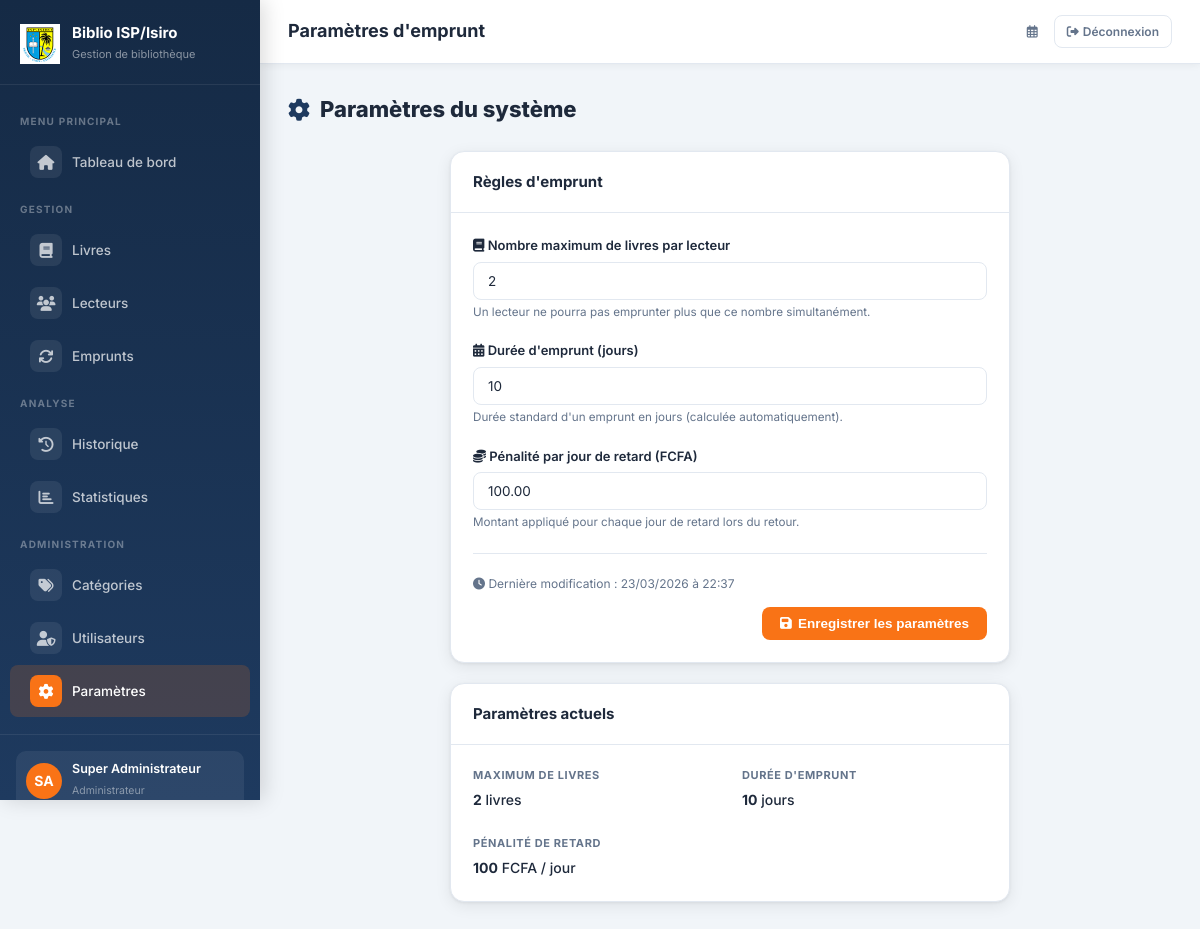
Screenshot of /parametres/ (signed in) with the database file from the repository.
### bibliotheque/models.py (models this page shows, shortened)
class Utilisateur(AbstractUser):
    ROLE_CHOICES = [
        ('admin', 'Administrateur'),
        ('gestionnaire', 'Gestionnaire'),
    ]
    role = models.CharField(max_length=20, choices=ROLE_CHOICES, default='gestionnaire')
    telephone = models.CharField(max_length=20, blank=True)
    def est_admin(self):
        return self.role == 'admin'
    class Meta:
        verbose_name = 'Utilisateur'
        verbose_name_plural = 'Utilisateurs'

class ParametreEmprunt(models.Model):
    nb_max_livres = models.PositiveIntegerField(default=3, help_text="Nombre maximum de livres par lecteur")
    duree_emprunt_jours = models.PositiveIntegerField(default=14, help_text="Durée d'emprunt en jours")
    penalite_par_jour = models.DecimalField(max_digits=8, decimal_places=2, default=100, help_text="Pénalité par jour de retard (FCFA)")
    mise_a_jour = models.DateTimeField(auto_now=True)
    class Meta:
        verbose_name = 'Paramètre d\'emprunt'
        verbose_name_plural = 'Paramètres d\'emprunt'

### bibliotheque/views.py (the view)
# urls.py: path('parametres/', views.parametres, name='parametres'),
@admin_required
def parametres(request):
    params, _ = ParametreEmprunt.objects.get_or_create(pk=1)
    form = ParametreForm(request.POST or None, instance=params)
    if request.method == 'POST' and form.is_valid():
        form.save()
        messages.success(request, "Paramètres enregistrés.")
        return redirect('bibliotheque:parametres')
    return render(request, 'bibliotheque/parametres.html', {'form': form, 'params': params})

### bibliotheque/forms.py
class ParametreForm(forms.ModelForm):
    class Meta:
        model = ParametreEmprunt
        fields = ['nb_max_livres', 'duree_emprunt_jours', 'penalite_par_jour']
        widgets = {
            'nb_max_livres': forms.NumberInput(attrs={'class': 'form-control', 'min': 1}),
            'duree_emprunt_jours': forms.NumberInput(attrs={'class': 'form-control', 'min': 1}),
            'penalite_par_jour': forms.NumberInput(attrs={'class': 'form-control', 'min': 0, 'step': '0.01'}),
        }

### bibliotheque/templates/bibliotheque/parametres.html (shortened to what this page needs)
{% extends 'bibliotheque/base.html' %}
{% block page_title %}Paramètres d'emprunt{% endblock %}
{% block content %}
<div class="page-header">
  <h1><i class="fas fa-cog" style="color:var(--primary)"></i> Paramètres du système</h1>
</div>
<div class="card" style="max-width:560px;margin:0 auto;">
  <div class="card-header">
    <span class="card-title">Règles d'emprunt</span>
  </div>
  <div class="card-body">
    <form method="post" novalidate>
      <div class="form-group">
        <label class="form-label"><i class="fas fa-book"></i> Nombre maximum de livres par lecteur</label>
        {{ form.nb_max_livres }}
        <small style="color:var(--text-muted)">Un lecteur ne pourra pas emprunter plus que ce nombre simultanément.</small>
      </div>
      <div class="form-group">
        <label class="form-label"><i class="fas fa-calendar-alt"></i> Durée d'emprunt (jours)</label>
        {{ form.duree_emprunt_jours }}
        <small style="color:var(--text-muted)">Durée standard d'un emprunt en jours (calculée automatiquement).</small>
      </div>
      <div class="form-group">
        <label class="form-label"><i class="fas fa-coins"></i> Pénalité par jour de retard (FCFA)</label>
        {{ form.penalite_par_jour }}
        <small style="color:var(--text-muted)">Montant appliqué pour chaque jour de retard lors du retour.</small>
      </div>
      <hr class="divider"/>
      {% if params.mise_a_jour %}
      <p style="font-size:12px;color:var(--text-muted);margin-bottom:14px;">
        <i class="fas fa-clock"></i> Dernière modification : {{ params.mise_a_jour|date:"d/m/Y à H:i" }}
      </p>
      {% endif %}
      <div style="display:flex;gap:10px;justify-content:flex-end;">
        <button type="submit" class="btn btn-accent"><i class="fas fa-save"></i> Enregistrer les paramètres</button>
      </div>
    </form>
  </div>
</div>
<div class="card" style="max-width:560px;margin:20px auto 0;">
  <div class="card-header">
    <span class="card-title">Paramètres actuels</span>
  </div>
  <div class="card-body">
    <div class="detail-grid">
      <div class="detail-item">
        <label>Maximum de livres</label>
        <span class="detail-value"><strong>{{ params.nb_max_livres }}</strong> livre{{ params.nb_max_livres|pluralize }}</span>
      </div>
      <div class="detail-item">
        <label>Durée d'emprunt</label>
        <span class="detail-value"><strong>{{ params.duree_emprunt_jours }}</strong> jours</span>
      </div>
      <div class="detail-item">
        <label>Pénalité de retard</label>
        <span class="detail-value"><strong>{{ params.penalite_par_jour|floatformat:0 }}</strong> FCFA / jour</span>
      </div>
    </div>
  </div>
</div>
{% endblock %}

### bibliotheque/templates/bibliotheque/base.html (shortened to what this page needs)
{% load static %}
<!DOCTYPE html>
<html lang="fr">
<head>
  <link rel="stylesheet" href="{% static 'bibliotheque/css/style.css' %}"/>
  <link rel="stylesheet" href="https://cdnjs.cloudflare.com/ajax/libs/font-awesome/6.5.0/css/all.min.css"/>
</head>
<body>
<aside class="sidebar" id="sidebar">
  <div class="sidebar-brand">
    <div class="brand-icon">
      <img src="{% static 'bibliotheque/img/logo_isp.png' %}" alt="ISP" style="max-width: 40px; height: auto;">
    </div>
    <div class="brand-text">
      <h2>Biblio ISP/Isiro</h2>
      <small>Gestion de bibliothèque</small>
    </div>
  </div>
  <ul class="sidebar-nav">
    <li class="nav-section-label">MENU PRINCIPAL</li>
    <li>
      <a href="{% url 'bibliotheque:tableau_bord' %}" {% if request.resolver_match.url_name == 'tableau_bord' %}class="active"{% endif %}>
        <span class="nav-icon"><i class="fas fa-home"></i></span> Tableau de bord
      </a>
    </li>
    <li class="nav-section-label">GESTION</li>
    <li>
      <a href="{% url 'bibliotheque:liste_livres' %}" {% if 'livre' in request.resolver_match.url_name %}class="active"{% endif %}>
        <span class="nav-icon"><i class="fas fa-book"></i></span> Livres
      </a>
    </li>
    <li>
      <a href="{% url 'bibliotheque:liste_lecteurs' %}" {% if 'lecteur' in request.resolver_match.url_name %}class="active"{% endif %}>
        <span class="nav-icon"><i class="fas fa-users"></i></span> Lecteurs
      </a>
    </li>
    <li>
      <a href="{% url 'bibliotheque:liste_emprunts' %}" {% if 'emprunt' in request.resolver_match.url_name or request.resolver_match.url_name == 'retour_livre' %}class="active"{% endif %}>
        <span class="nav-icon"><i class="fas fa-sync"></i></span> Emprunts
      </a>
    </li>
    <li class="nav-section-label">ANALYSE</li>
    <li>
      <a href="{% url 'bibliotheque:historique' %}" {% if request.resolver_match.url_name == 'historique' %}class="active"{% endif %}>
        <span class="nav-icon"><i class="fas fa-history"></i></span> Historique
      </a>
    </li>
    <li>
      <a href="{% url 'bibliotheque:statistiques' %}" {% if request.resolver_match.url_name == 'statistiques' %}class="active"{% endif %}>
        <span class="nav-icon"><i class="fas fa-chart-bar"></i></span> Statistiques
      </a>
    </li>
    {% if request.user.est_admin %}
    <li class="nav-section-label">ADMINISTRATION</li>
    <li>
      <a href="{% url 'bibliotheque:liste_categories' %}" {% if 'categorie' in request.resolver_match.url_name %}class="active"{% endif %}>
        <span class="nav-icon"><i class="fas fa-tags"></i></span> Catégories
      </a>
    </li>
    <li>
      <a href="{% url 'bibliotheque:liste_gestionnaires' %}" {% if 'gestionnaire' in request.resolver_match.url_name %}class="active"{% endif %}>
        <span class="nav-icon"><i class="fas fa-user-shield"></i></span> Utilisateurs
      </a>
    </li>
    <li>
      <a href="{% url 'bibliotheque:parametres' %}" {% if request.resolver_match.url_name == 'parametres' %}class="active"{% endif %}>
        <span class="nav-icon"><i class="fas fa-cog"></i></span> Paramètres
      </a>
    </li>
    {% endif %}
  </ul>
  <div class="sidebar-footer">
    <div class="sidebar-user">
      <div class="user-avatar">{{ request.user.first_name|first|upper }}{{ request.user.last_name|first|upper }}</div>
      <div class="user-info">
        <p>{{ request.user.get_full_name|default:request.user.username }}</p>
        <small>{{ request.user.get_role_display }}</small>
      </div>
    </div>
  </div>
</aside>
<div class="main-wrapper">
  <header class="topbar">
    <div class="topbar-left">
      <div>
        <div class="topbar-title">{% block page_title %}Dashboard{% endblock %}</div>
      </div>
    </div>
    <div class="topbar-right">
      <span class="topbar-date"><i class="far fa-calendar-alt"></i> {{ today|date:"d M Y" }}</span>
      <a href="{% url 'bibliotheque:deconnexion' %}" class="btn btn-outline btn-sm">
        <i class="fas fa-sign-out-alt"></i> Déconnexion
      </a>
    </div>
  </header>
  <main class="content">
    {% block content %}{% endblock %}
  </main>
</div>
</body>
</html>

### rows the page displays
Utilisateur: user.first_name|first "S", user.last_name|first "A", user.get_full_name "Super Administrateur", user.role "Administrateur"
ParametreEmprunt: nb_max_livres "2", duree_emprunt_jours "10", penalite_par_jour "100.00", mise_a_jour "23/03/2026 à 22:37", penalite_par_jour "100"
